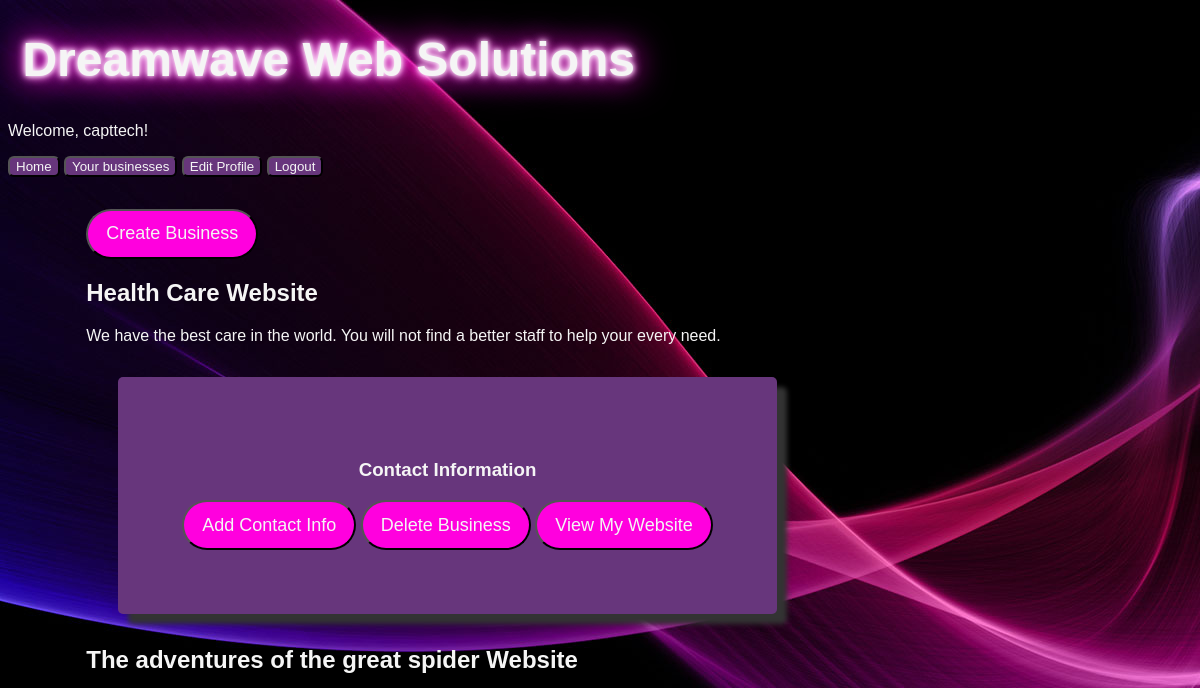
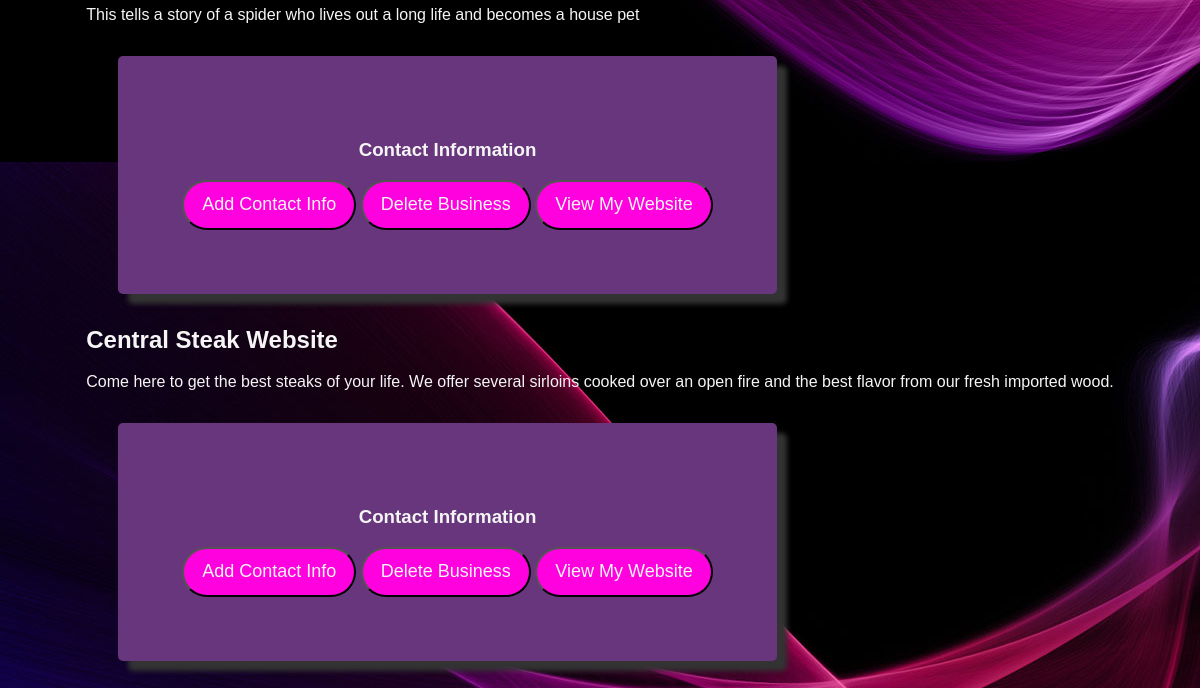
/businesses/ (signed in), run on an earlier commit of the app's database (2 pictures, top to bottom).
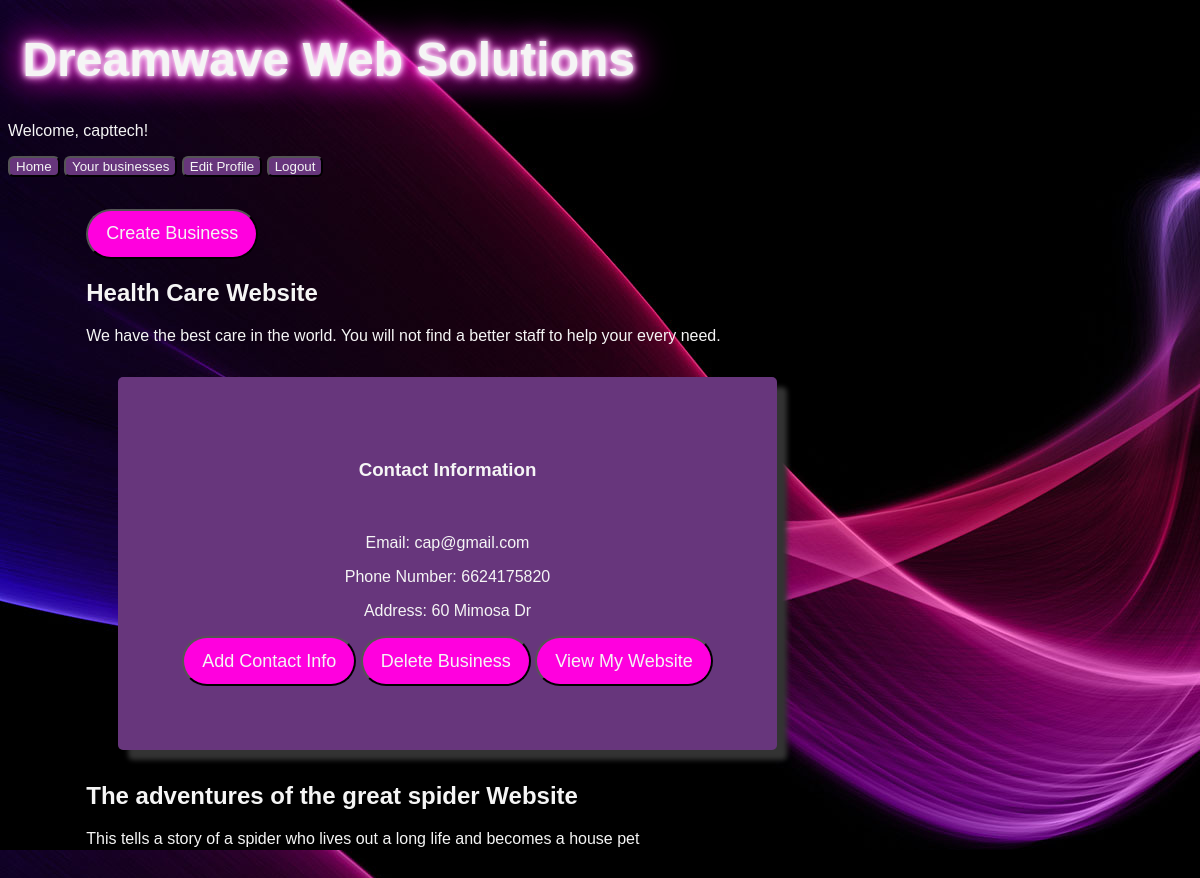
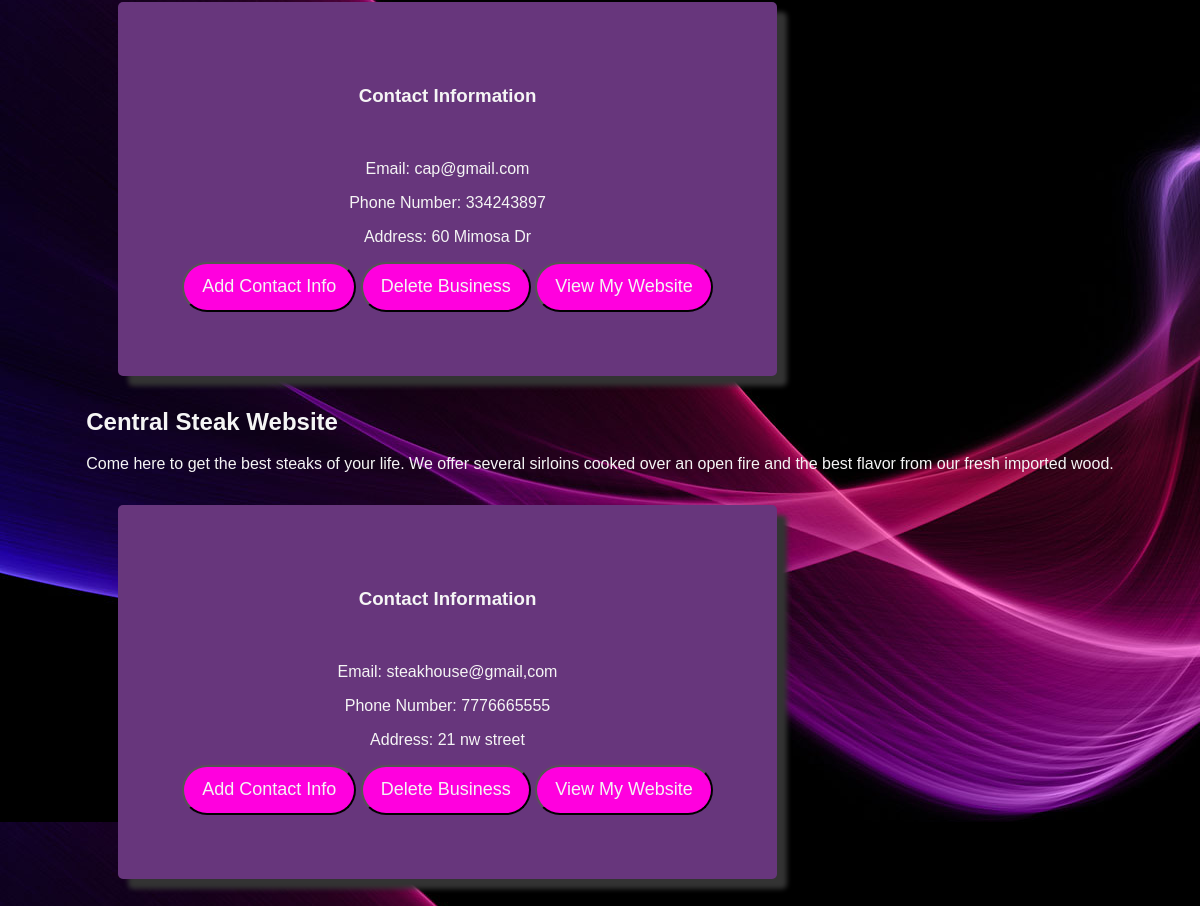
And on a later commit of the database (2 pictures, top to bottom).
### app/models.py (models this page shows, shortened)
class businessTemplateDatabase(models.Model):
    CHOICES = (
        ("medical_office", "Medical Office"),
        ("Blog", "Blog"),
        ("Restaurant", "Restaurant"),
    )
    templateId = models.TextField()
    name = models.TextField(max_length=255)
    description = models.TextField(max_length=255)
    type = models.TextField(max_length=255)
    missionStatement = models.TextField(max_length=1500)
    template_choice = models.CharField(max_length=50, choices=CHOICES, null=True)
    profile = models.ForeignKey(
        Profile, related_name="business", on_delete=models.CASCADE
    )

class businessContactInfoDatabase(models.Model):
    email = models.TextField(max_length=255)
    phoneNumber = models.IntegerField(verbose_name="phone number")
    address = models.TextField()
    business = models.ForeignKey(
        businessTemplateDatabase, related_name="contact", on_delete=models.CASCADE
    )

### app/views.py (the view)
# urls.py: path("businesses/", businessesView, name="businesses"),
def businessesView(request):
    profile = request.user.profile
    renderBusiness = []
    businesses = businessTemplateDatabase.objects.all()
    for business in businesses:
        if business.profile == profile:
            renderBusiness.append(business)
    business_contact = businessContactInfoDatabase.objects.filter(
        business__in=businesses
    )
    context = {"businesses": renderBusiness, "business_contact": business_contact}
    return render(request, "template.html", context)

### app/templates/template.html (shortened to what this page needs)
{% extends 'home.html' %} {% block content %}
<div class="container">
  <div class="row">
    <button class="link">
      <a href="{% url 'add_business' %}">Create Business</a>
    </button>
    {% if businesses|length < 1 %}
    <p class="no_items">You haven't created any businesses yet.</p>
    {% else %} {% for business in businesses %}
    <h2>{{ business.name }} Website</h2>
    <p>{{ business.description }}</p>
    <div class="column">
      <div class="card">
        {% if business_contact|length > 0 %}
        <h3>Contact Information</h3>
        {% for contact in business_contact %}
        {% if contact.business.id == business.id %}
        <br />
        <p>Email: {{ contact.email }}</p>
        <p>Phone Number: {{ contact.phoneNumber }}</p>
        <p>Address: {{ contact.address }}</p>
        {% endif %} {% endfor %}
        <button class="link">
          <a href="{% url 'contact_info' business.id %}">Add Contact Info</a>
        </button>
        {% else %}
        <button class="link">
          <a href="{% url 'contact_info' business.id %}">Add Contact Info</a>
        </button>
        {% endif %} {% if businesses|length == 0 %}
        <p class="no_items">
          You haven't created a website for this business yet.
        </p>
        {% else %}
        <button class="link">
          <a href="{% url 'delete_business' business.id %}">Delete Business</a>
        </button>
        <button class="link">
          <a href="{% url 'templates' business.id%}">View My Website</a>
        </button>
      </div>
    </div>
    {% endif %} {% endfor %} {% endif %}
  </div>
  {% endblock %}

What changed in the data, as far as the page shows it:
added businessContactInfoDatabase: email "cap@gmail.com", phoneNumber "6624175820", address "60 Mimosa Dr", shown under businessTemplateDatabase "Health Care"
added businessContactInfoDatabase: email "cap@gmail.com", phoneNumber "334243897", address "60 Mimosa Dr", shown under businessTemplateDatabase "The adventures of the great spider"
added businessContactInfoDatabase: email "steakhouse@gmail,com", phoneNumber "7776665555", address "21 nw street", shown under businessTemplateDatabase "Central Steak"
